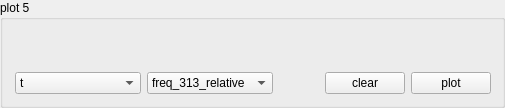
           <widget class="QGroupBox" name="groupBox_6">
            <property name="title">
             <string>plot 5</string>
            </property>
            <layout class="QVBoxLayout" name="verticalLayout_11">
             <item>
              <layout class="QGridLayout" name="gridLayout_7">
               <item row="2" column="1">
                <widget class="QComboBox" name="comboBox_plot_5_x">
                 <item>
                  <property name="text">
                   <string>t</string>
                  </property>
                 </item>
                 <item>
                  <property name="text">
                   <string>dc_el_1</string>
                  </property>
                 </item>
                 <item>
                  <property name="text">
                   <string>dc_el_2</string>
                  </property>
                 </item>
                 <item>
                  <property name="text">
                   <string>dc_el_3</string>
                  </property>
                 </item>
                 <item>
                  <property name="text">
                   <string>dc_el_4</string>
                  </property>
                 </item>
                 <item>
                  <property name="text">
                   <string>dc_el_5</string>
                  </property>
                 </item>
                 <item>
                  <property name="text">
                   <string>dc_el_6</string>
                  </property>
                 </item>
                 <item>
                  <property name="text">
                   <string>dc_el_7</string>
                  </property>
                 </item>
                 <item>
                  <property name="text">
                   <string>dc_el_8</string>
                  </property>
                 </item>
                 <item>
                  <property name="text">
                   <string>rf_ampl</string>
                  </property>
                 </item>
                 <item>
                  <property name="text">
                   <string>rf_freq</string>
                  </property>
                 </item>
                 <item>
                  <property name="text">
                   <string>i_oven</string>
                  </property>
                 </item>
                 <item>
                  <property name="text">
                   <string>i_egun</string>
                  </property>
                 </item>
                 <item>
                  <property name="text">
                   <string>u_egun_filament</string>
                  </property>
                 </item>
                 <item>
                  <property name="text">
                   <string>u_egun_wehnelt</string>
                  </property>
                 </item>
                 <item>
                  <property name="text">
                   <string>freq_313</string>
                  </property>
                 </item>
                 <item>
                  <property name="text">
                   <string>pressure</string>
                  </property>
                 </item>
                 <item>
                  <property name="text">
                   <string>cam_temp</string>
                  </property>
                 </item>
                 <item>
                  <property name="text">
                   <string>cam_exp</string>
                  </property>
                 </item>
                 <item>
                  <property name="text">
                   <string>cam_gain</string>
                  </property>
                 </item>
                 <item>
                  <property name="text">
                   <string>U_endc</string>
                  </property>
                 </item>
                 <item>
                  <property name="text">
                   <string>U_0</string>
                  </property>
                 </item>
                 <item>
                  <property name="text">
                   <string>freq_313_relative</string>
                  </property>
                 </item>
                </widget>
               </item>
               <item row="1" column="3">
                <spacer name="horizontalSpacer_18">
                 <property name="orientation">
                  <enum>Qt::Horizontal</enum>
                 </property>
                 <property name="sizeHint" stdset="0">
                  <size>
                   <width>40</width>
                   <height>1</height>
                  </size>
                 </property>
                </spacer>
               </item>
               <item row="1" column="1">
                <spacer name="horizontalSpacer_20">
                 <property name="orientation">
                  <enum>Qt::Horizontal</enum>
                 </property>
                 <property name="sizeHint" stdset="0">
                  <size>
                   <width>40</width>
                   <height>1</height>
                  </size>
                 </property>
                </spacer>
               </item>
               <item row="1" column="2">
                <spacer name="horizontalSpacer_19">
                 <property name="orientation">
                  <enum>Qt::Horizontal</enum>
                 </property>
                 <property name="sizeHint" stdset="0">
                  <size>
                   <width>40</width>
                   <height>1</height>
                  </size>
                 </property>
                </spacer>
               </item>
               <item row="1" column="4">
                <spacer name="horizontalSpacer_17">
                 <property name="orientation">
                  <enum>Qt::Horizontal</enum>
                 </property>
                 <property name="sizeHint" stdset="0">
                  <size>
                   <width>40</width>
                   <height>1</height>
                  </size>
                 </property>
                </spacer>
               </item>
               <item row="0" column="0">
                <spacer name="verticalSpacer_8">
                 <property name="orientation">
                  <enum>Qt::Vertical</enum>
                 </property>
                 <property name="sizeHint" stdset="0">
                  <size>
                   <width>1</width>
                   <height>40</height>
                  </size>
                 </property>
                </spacer>
               </item>
               <item row="2" column="2">
                <widget class="QComboBox" name="comboBox_plot_5_y">
                 <property name="currentIndex">
                  <number>22</number>
                 </property>
                 <item>
                  <property name="text">
                   <string>t</string>
                  </property>
                 </item>
                 <item>
                  <property name="text">
                   <string>dc_el_1</string>
                  </property>
                 </item>
                 <item>
                  <property name="text">
                   <string>dc_el_2</string>
                  </property>
                 </item>
                 <item>
                  <property name="text">
                   <string>dc_el_3</string>
                  </property>
                 </item>
                 <item>
                  <property name="text">
                   <string>dc_el_4</string>
                  </property>
                 </item>
                 <item>
                  <property name="text">
                   <string>dc_el_5</string>
                  </property>
                 </item>
                 <item>
                  <property name="text">
                   <string>dc_el_6</string>
                  </property>
                 </item>
                 <item>
                  <property name="text">
                   <string>dc_el_7</string>
                  </property>
                 </item>
                 <item>
                  <property name="text">
                   <string>dc_el_8</string>
                  </property>
                 </item>
                 <item>
                  <property name="text">
                   <string>rf_ampl</string>
                  </property>
                 </item>
                 <item>
                  <property name="text">
                   <string>rf_freq</string>
                  </property>
                 </item>
                 <item>
                  <property name="text">
                   <string>i_oven</string>
                  </property>
                 </item>
                 <item>
                  <property name="text">
                   <string>i_egun</string>
                  </property>
                 </item>
                 <item>
                  <property name="text">
                   <string>u_egun_filament</string>
                  </property>
                 </item>
                 <item>
                  <property name="text">
                   <string>u_egun_wehnelt</string>
                  </property>
                 </item>
                 <item>
                  <property name="text">
                   <string>freq_313</string>
                  </property>
                 </item>
                 <item>
                  <property name="text">
                   <string>pressure</string>
                  </property>
                 </item>
                 <item>
                  <property name="text">
                   <string>cam_temp</string>
                  </property>
                 </item>
                 <item>
                  <property name="text">
                   <string>cam_exp</string>
                  </property>
                 </item>
                 <item>
                  <property name="text">
                   <string>cam_gain</string>
                  </property>
                 </item>
                 <item>
                  <property name="text">
                   <string>U_endc</string>
                  </property>
                 </item>
                 <item>
                  <property name="text">
                   <string>U_0</string>
                  </property>
                 </item>
                 <item>
                  <property name="text">
                   <string>freq_313_relative</string>
                  </property>
                 </item>
                </widget>
               </item>
               <item row="1" column="5">
                <spacer name="horizontalSpacer_36">
                 <property name="orientation">
                  <enum>Qt::Horizontal</enum>
                 </property>
                 <property name="sizeHint" stdset="0">
                  <size>
                   <width>40</width>
                   <height>1</height>
                  </size>
                 </property>
                </spacer>
               </item>
               <item row="0" column="1" colspan="5">
                <layout class="QVBoxLayout" name="verticalLayout_mon_05"/>
               </item>
               <item row="2" column="5">
                <widget class="QPushButton" name="pushButton_plot_mon_05">
                 <property name="text">
                  <string>plot</string>
                 </property>
                </widget>
               </item>
               <item row="2" column="4">
                <widget class="QPushButton" name="pushButton_plot_mon_05_clear">
                 <property name="text">
                  <string>clear</string>
                 </property>
                </widget>
               </item>
              </layout>
             </item>
            </layout>
           </widget>
